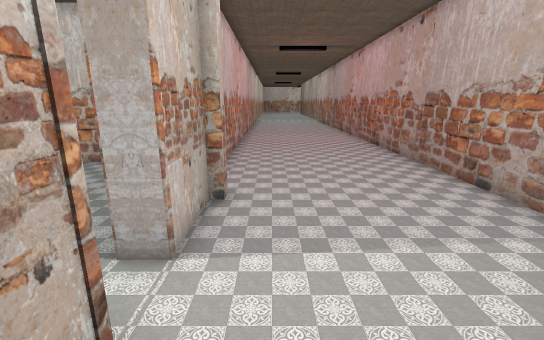
View 1 (above)

12 first-person views from a walk through a Unity game level. The camera is 1.2 m above the floor, tilts 14° down and sees 90° across. Doors are open. The floor is counted in squares, 0.5 m on a side. Each view is taken from the middle of a square. On the plan, view 1 faces up. The plan holds only what a view shows up to about 18 squares ahead; the rest is blank. The place goes on beyond the plan. The player is left out.

View 2
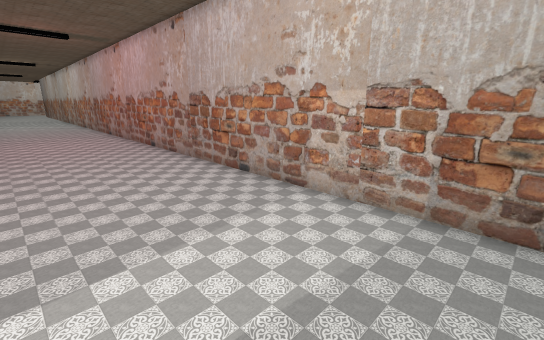

View 3
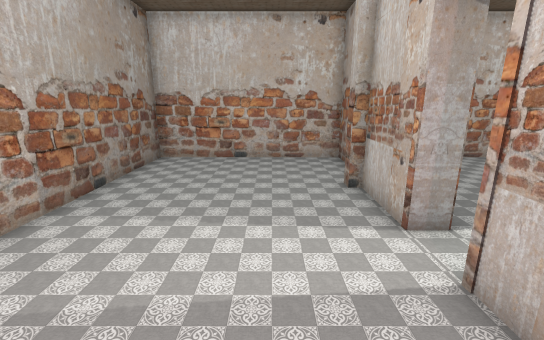

View 4
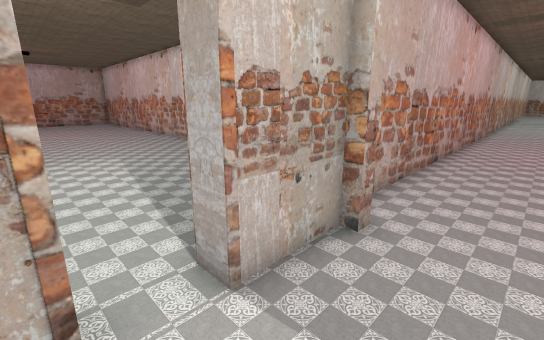

View 5
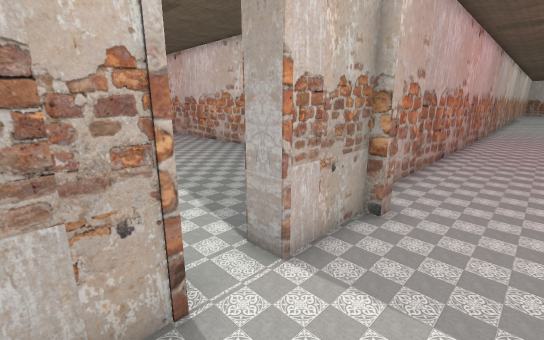

View 6
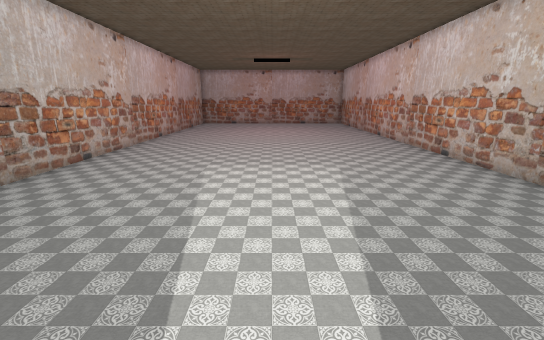

View 7
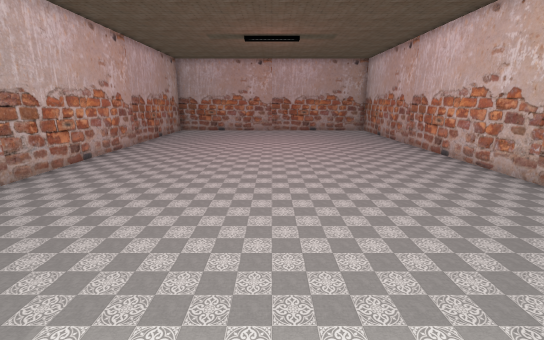

View 8
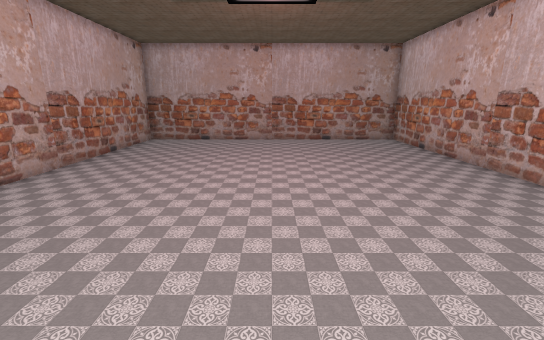

View 9
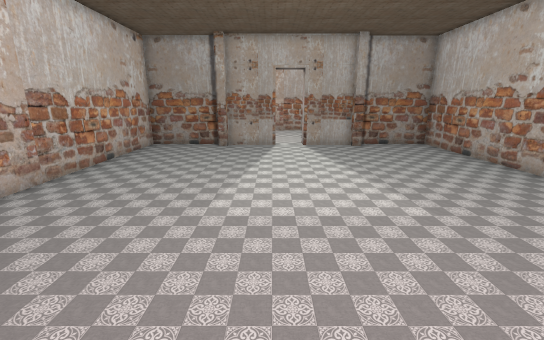

View 10
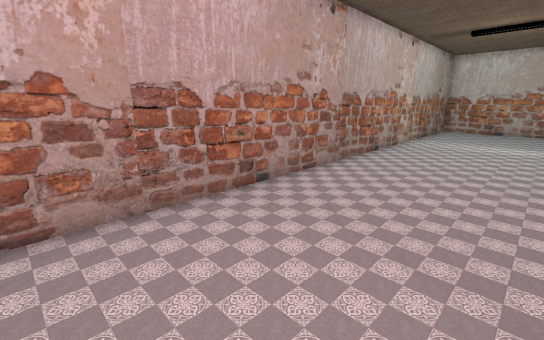

View 11
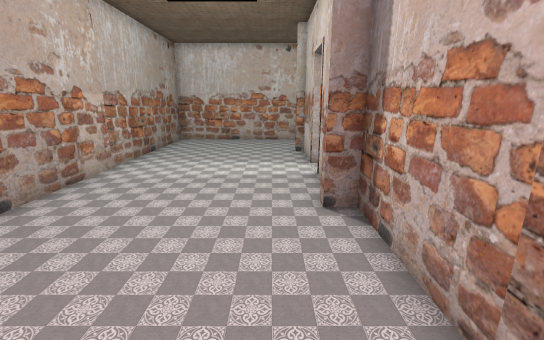

View 12
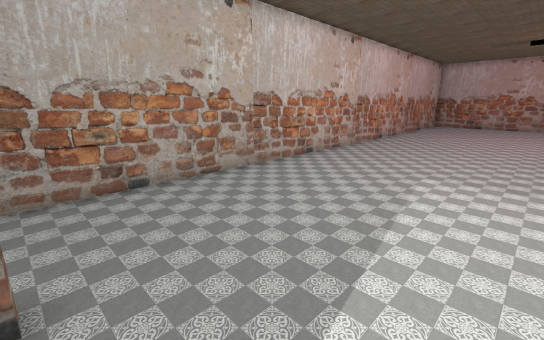

### Floor plan
Points are (right, up) in squares from view 1. A wall is a line through its corners. A room is listed if a view was taken in it or the views show most of it. See-through windows are left out.
Room 1 (views 1, 2, 3, 4, 5, 6, 10, 11)
walls: (-2.4, 2.2) (-1.6, 2.2) (-1.6, -0.5) (-1.2, -0.5) (-1.2, -1); (-2, -3.8) (-2, -5) (6, -5) (6, 21.4); (-2, 21.5) (-2, 7) (-1.2, 7) (-1.2, 6.5) (-1.6, 6.5) (-1.6, 3.8) (-2.4, 3.8)
ways out: opening at (-2, 3) to room 2
Room 2 (views 7, 8, 9, 12)
walls: (-2.4, 3.8) (-2.4, 6.5) (-2.8, 6.5) (-2.8, 7); (-2.8, -1.1) (-2.8, -0.5) (-2.4, -0.5) (-2.4, 2.2); (-2, 7.1) (-2, 11) (-34, 11) (-34, -5) (-2, -5); (-2, -5.1) (-2, -1.2)
ways out: opening at (-2, 3) to room 1

Where each view was taken, in squares from view 1:
view 1: 0 up, 0 right, facing up
view 2: 0 up, 0 right, facing up-right
view 3: 7 up, 1 right, facing down
view 4: 2 up, 1 right, facing up-left
view 5: 1 up, 1 right, facing up-left
view 6: 3 up, 2 left, facing left
view 7: 3 up, 10 left, facing left
view 8: 3 up, 16 left, facing left
view 9: 4 up, 18 left, facing right
view 10: 21 up, 0 right, facing down-right
view 11: 13 up, 0 right, facing down
view 12: 3 up, 3 left, facing down-left
